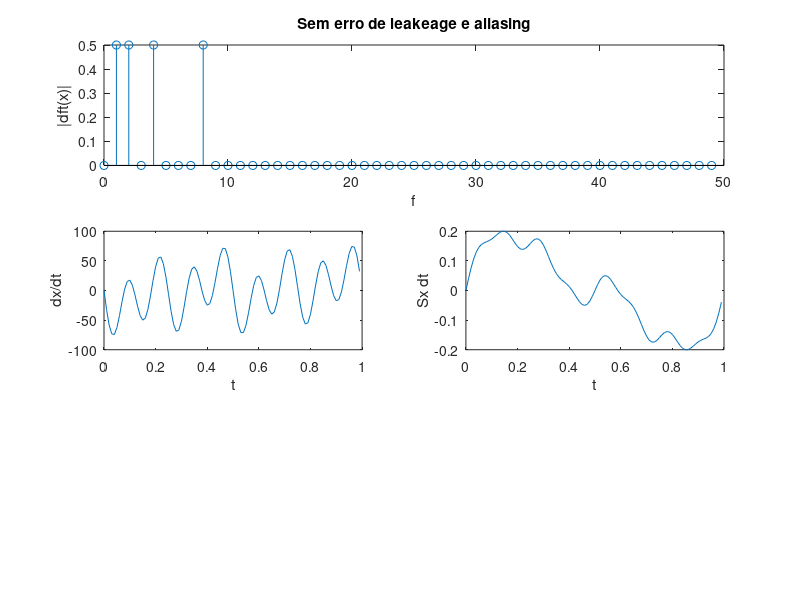

Recreate this plot in MATLAB. (Note: this script raises an error after producing the figure.)
clc; clear all; close all;

%Declara uma funcao
% derivada do cos(at) = -asin(at) integral = sin(at)/a
% derivada x = -2*pi*fo*sin(2*pi*fo*t) -2*pi*2*f0*sin(2*pi*2*f0*t)
% -2*pi*4*f0*sin(2*pi*4*f0*t) -2*pi*8*f0*sin(2*pi*8*f0*t)
% integral de x = sin(2*pi*fo*t)/2*pi*fo + sin(2*pi*2*f0*t)/2*pi*2*f0 
% + sin(2*pi*4*f0*t)/2*pi*4*f0 + sin(2*pi*8*f0)/2*pi*8*f0
function X_temp = my_DFT(current_N,current_dt,message)
    X_temp = zeros(1,current_N);
    fa = 1/current_dt;
    df = fa/current_N;
    f0=1; 
    t = (0:current_N-1)*current_dt;
    
    current_x = cos(2*pi*f0.*t) + cos(2*pi*2*f0.*t) + cos(2*pi*4*f0.*t) + cos(2*pi*8*f0.*t);
    x_derivative = -2*pi*f0*sin(2*pi*f0.*t) -2*pi*2*f0*sin(2*pi*2*f0*t) -2*pi*4*f0*sin(2*pi*4*f0*t) -2*pi*8*f0*sin(2*pi*8*f0*t);
    x_integral = sin(2*pi*t.*f0)./(2*pi*f0) + sin(2*pi*2*t.*f0)./(2*pi*2*f0) + sin(2*pi*4*t.*f0)./(2*pi*4*f0) + sin(2*pi*8*t.*f0)./(2*pi*8*f0);

    if (mod(f0,df) == 0)
    disp("Nao houve leakage");
    else
        disp("Houve leakage");
    end
    
    if (fa/2 > 8*f0)
        disp("Nao houve aliasing");
    else
        disp("Houve aliasing");
    end

    for k=0:current_N-1
        soma_temp = 0;
        for n=0:current_N-1
            soma_temp = soma_temp + current_x(n+1)*exp(-1i*2*pi*k*n/current_N);
        end
        X_temp(k+1) = soma_temp;
    end
        X_temp = X_temp./current_N;
        f_axis = (0:current_N-1)*df;
        figure;
        

        subplot(3,2,[1 2]);
        stem(f_axis(1:current_N/2),abs(X_temp(1:current_N/2)));
        title(message);
        xlabel("f");
        ylabel("|dft(x)|");
        subplot(3,2,3);
       
        plot(t,x_derivative);
        xlabel("t");
        ylabel("dx/dt");
        subplot(3,2,4);
        plot(t,x_integral);
        xlabel("t");
        ylabel("Sx dt");
       
        syms f
        X = (1/2)*(dirac(f - f0) + dirac(f + f0) +dirac(f - 2*f0) + dirac(f + 2*f0) + dirac(f - 4*f0) + dirac(f + 4*f0) + dirac(f - 8*f0) + dirac(f + 8*f0));
        der_F = diff(X);
        int_F = int(X);
        subplot(3,2,5);
        plot(t, vpa(subs(der_F,f,f_axis)));
        xlabel("t");
        ylabel("|dX(f)df");
         subplot(3,2,6);
        plot(t, vpa(subs(int_F,f,f_axis)));
        xlabel("t");
        ylabel("Int X(f)df");

    

       
end



% Sem erro de leakage e alising
N= 100;
dt = 0.01;
my_DFT(N,dt,"Sem erro de leakeage e aliasing");


% Com erro de leakage
N=98;
dt = 0.01;
my_DFT(N,dt, "Com erro de leakage");

% Com erro de aliasing

N=100;
dt = 1;
my_DFT(N,dt, "Com erro de aliasing");
